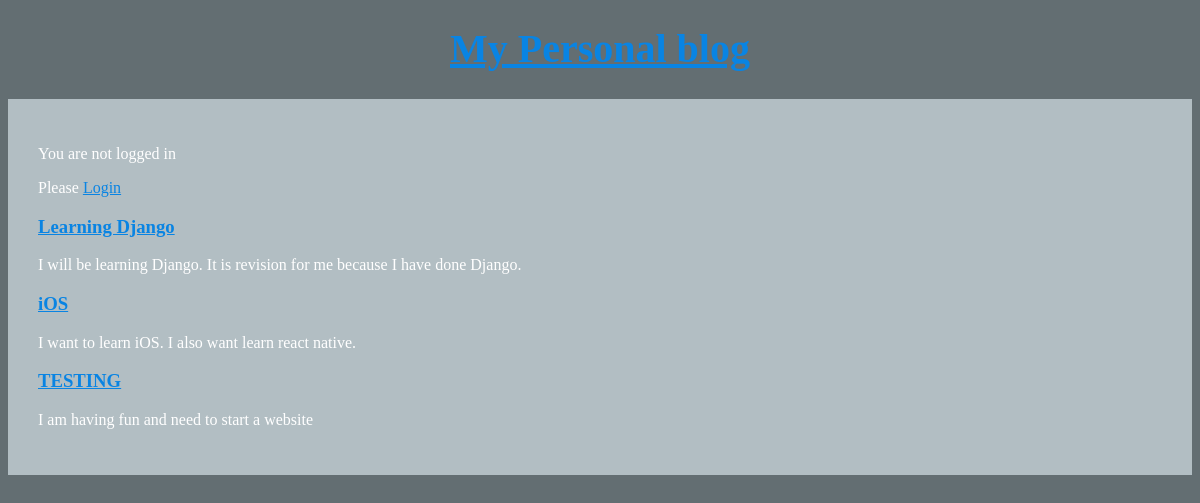
The page / on the database its author committed.
### articles/models.py (models this page shows, shortened)
class Article(models.Model):
    author = models.ForeignKey(
        'auth.User',
        on_delete=models.CASCADE,
    )
    title = models.CharField(max_length=100)
    text = models.TextField()

### articles/views.py (the view)
# urls.py: path('', views.ArticleListView.as_view(), name='home'  ),
class ArticleListView(ListView):
    model = Article
    template_name = 'home.html'

### templates/home.html
{% extends 'base.html' %}
{% block content %}
{% for art in object_list %}
<div class="article">
    <h3><a href="{% url 'detail_page' art.pk %}">{{art.title}}</a></h3>
    <p>{{art.text}}</p>
</div>
{% endfor %}
{% endblock content %}

### templates/base.html (shortened to what this page needs)
{% load staticfiles %}
<!DOCTYPE html>
<html>
<head>
    <link rel="stylesheet" type="text/css" media="screen" href="{% static 'css/basestyles.css' %}" />
</head>
<body>
    <header>
        <h1><a href="/">My Personal blog</a></h1>
    </header>
    <div class="container">
        {% if user.is_authenticated %}
        <p>You are logged in</p>
        <p>Hey there: {{user.username}}, Whatsup</p>
        <a href="{% url 'logout' %}">Logout</a>
        {% else %}
        <p>You are not logged in</p>
        <p>Please <a href="{% url 'login' %}">Login</a></p>
        {% endif%}
        {% block content %}
        {% endblock %}
    </div>
</body>
</html>

### static/css/basestyles.css (style rules this page uses)
body { background-color: #636e72; color: #FFF; }
h1 { font-size: 2.5rem; text-align: center; margin-top: 25px; }
a { color: #0984e3; }
.container { margin-top: 20px; background-color: #b2bec3; padding: 30px; }

### rows shown on the page
Article: title "Learning Django", text "I will be learning Django. It is revision for me because I have done Django."
Article: title "iOS", text "I want to learn iOS. I also want learn react native."
Article: title "TESTING", text "I am having fun and need to start a website"
